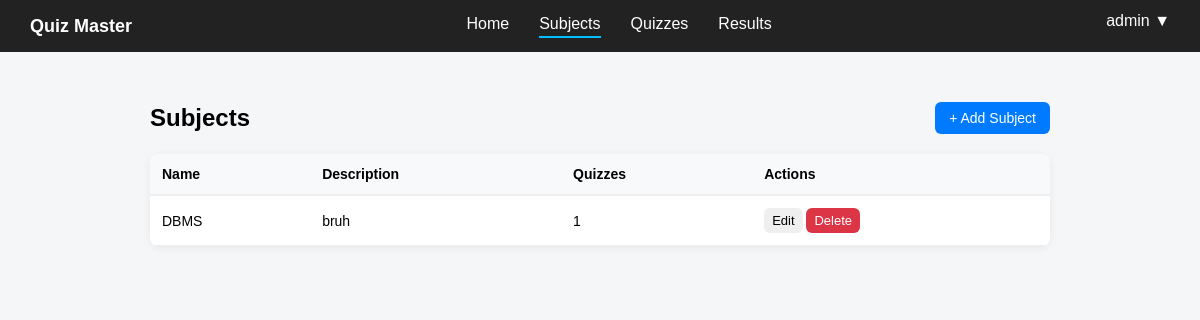
/admin/subjects (signed in), run on an earlier commit of the app's database.
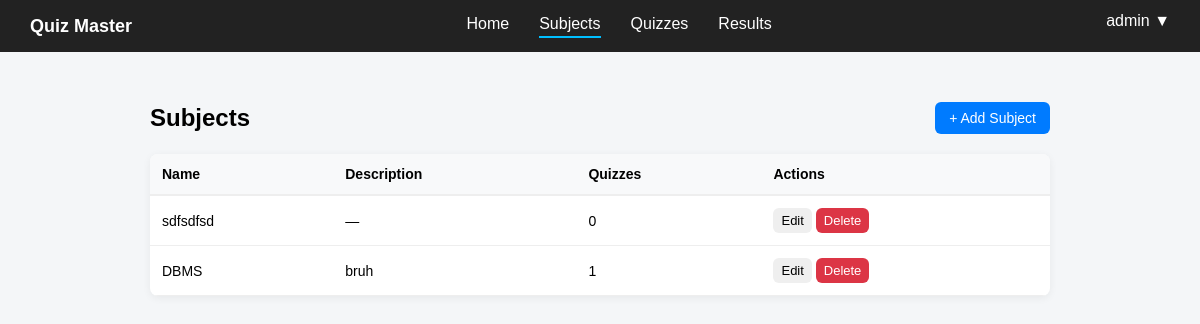
And on a later commit of the database.
### controller/models.py (models this page shows)
class Subject(db.Model):
    __tablename__ = "subjects"
    id = db.Column(db.Integer, primary_key=True)
    name = db.Column(db.String(100), nullable=False)
    description = db.Column(db.Text)
    quizzes = db.relationship("Quiz", backref="subject", lazy=True)

### app.py (the view)
@app.route('/admin/subjects')
def admin_subjects():
    if not admin_access():
        return redirect(url_for("home"))
    subjects = Subject.query.order_by(Subject.id.desc()).all()
    subject_data = []
    for s in subjects:
        subject_data.append({
            "id": s.id,
            "name": s.name,
            "description": s.description,
            "quiz_count": len(s.quizzes),
            "created": s.id
        })
    return render_template("admin_subjects.html", subjects=subject_data)

### app.py (called while the page is built)
def admin_access():
    if "user_id" not in session:
        flash("Please login first")
        return False
    if session.get("role") != "admin":
        flash("You are not authorized to access this page")
        return False
    return True

### templates/admin_subjects.html (shortened to what this page needs)
{% extends "base.html" %}
{% block content %}
<div class="header">
    <h1>Subjects</h1>
    <button class="btn primary" onclick="location.href='{{ url_for('new_subject') }}'">
        + Add Subject
    </button>
</div>
<table class="table">
    <thead>
        <tr>
            <th>Name</th>
            <th>Description</th>
            <th>Quizzes</th>
            <th>Actions</th>
        </tr>
    </thead>
    <tbody>
        {% if subjects %}
        {% for s in subjects %}
        <tr>
            <td>{{ s.name }}</td>
            <td>{{ s.description or "—" }}</td>
            <td>{{ s.quiz_count }}</td>
            <td>
                <button class="btn small" onclick="location.href='{{ url_for('edit_subject', id=s.id) }}'">
                    Edit
                </button>
                <form method="POST" action="{{ url_for('delete_subject', id=s.id) }}" style="display:inline;"
                    onsubmit="return confirm('Are you sure you want to delete this subject?')">
                    <button class="btn small danger">Delete</button>
                </form>
            </td>
        </tr>
        {% endfor %}
        {% else %}
        <tr>
            <td colspan="4">No subjects found</td>
        </tr>
        {% endif %}
    </tbody>
</table>
{% endblock %}

What changed in the data, as far as the page shows it:
added Subject: name "sdfsdfsd", description "—", quiz_count "0"
